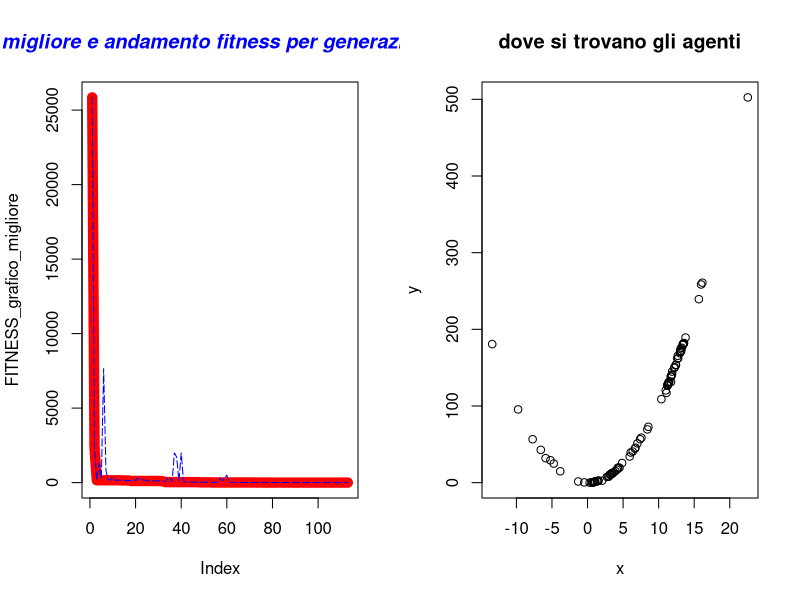

Recreate this plot in R.
#  Author Nicola Bernabè ver 1.0 8/11/2021
# the implemented version of the GA refers to the following Journal: 
#

#prendo 2 individui che saranno i genitori presi casualmente dalla popolazione
aggiornamento_posizione<-function(Sciame,MAX_DIMENSION_Sciame,j_iterazioni_particelle,C_1,C_2,W,ub,lb,BEST_FITNESS,min_max,FUNZIONE_COSTO){
    
    Sciame[3,j_iterazioni_particelle]<-W*Sciame[3,j_iterazioni_particelle]+C_1*runif(1,  0,1)*(BEST_FITNESS[1]-Sciame[1,j_iterazioni_particelle])+C_2*runif(1,  0,1)*(Sciame[5,j_iterazioni_particelle]-Sciame[1,j_iterazioni_particelle])#vx
    Sciame[4,j_iterazioni_particelle]<-W*Sciame[4,j_iterazioni_particelle]+C_1*runif(1,  0,1)*(BEST_FITNESS[2]-Sciame[2,j_iterazioni_particelle])+C_2*runif(1,  0,1)*(Sciame[6,j_iterazioni_particelle]-Sciame[2,j_iterazioni_particelle])#vy
    Sciame[1,j_iterazioni_particelle]<-Sciame[1,j_iterazioni_particelle]+Sciame[3,j_iterazioni_particelle]
    Sciame[2,j_iterazioni_particelle]<-Sciame[2,j_iterazioni_particelle]+Sciame[4,j_iterazioni_particelle]
    
    if(Sciame[1,j_iterazioni_particelle]>ub[1]){
        Sciame[1,j_iterazioni_particelle]<-ub[1]
    }
    if(Sciame[1,j_iterazioni_particelle]<lb[1]){
        Sciame[1,j_iterazioni_particelle]<-lb[1]
    }
    if(Sciame[2,j_iterazioni_particelle]>ub[2]){
        Sciame[2,j_iterazioni_particelle]<-ub[2]
    }
    if(Sciame[2,j_iterazioni_particelle]<lb[2]){
        Sciame[2,j_iterazioni_particelle]<-lb[2]
    }
    fitness<-FUNZIONE_COSTO(Sciame[1,j_iterazioni_particelle],Sciame[2,j_iterazioni_particelle])
    if(fitness<Sciame[7,j_iterazioni_particelle] && min_max==-1){#minimizzare
        Sciame[7,j_iterazioni_particelle]<-fitness
        Sciame[5,j_iterazioni_particelle]<- Sciame[1,j_iterazioni_particelle]
        Sciame[6,j_iterazioni_particelle]<- Sciame[2,j_iterazioni_particelle]
    }else if(fitness>Sciame[7,j_iterazioni_particelle] && min_max==1){#massimizzare
        Sciame[7,j_iterazioni_particelle]<-fitness
        Sciame[5,j_iterazioni_particelle]<- Sciame[1,j_iterazioni_particelle]
        Sciame[6,j_iterazioni_particelle]<- Sciame[2,j_iterazioni_particelle]
    }
    Sciame[8,j_iterazioni_particelle]<-fitness

    return(Sciame)
}

#aggiorni migliore fitness
aggiorna_fitness<-function(BEST_FITNESS,Migliore_fitness_generazione){
            BEST_FITNESS[1]<-Migliore_fitness_generazione[1]
            BEST_FITNESS[2]<-Migliore_fitness_generazione[2]
            BEST_FITNESS[3]<-Migliore_fitness_generazione[3]
    return(BEST_FITNESS)


}

#scorro su tutti gli individui e cerco il fitneess migliore
controllo_migliore_fitness<-function(Sciame,min_max){
    BEST_FITNESS<-c(Sciame[1,1],Sciame[2,1],Sciame[7,1])
    for(i in 2:dim(Sciame)[2]) {
        #message("controllo best ",BEST_FITNESS[3]," ",Sciame[7,i])
        if(BEST_FITNESS[3]>Sciame[8,i] && min_max==-1){#ricordo che la riga 8 è fitness corrente
            BEST_FITNESS[1]<-Sciame[1,i]#x corrente
            BEST_FITNESS[2]<-Sciame[2,i]#y corrente
            BEST_FITNESS[3]<-Sciame[8,i]#fitess corrente

        }else if(BEST_FITNESS[3]<Sciame[8,i]  && min_max==1){
            BEST_FITNESS[1]<-Sciame[1,i]#x corrente
            BEST_FITNESS[2]<-Sciame[2,i]#y corrente
            BEST_FITNESS[3]<-Sciame[8,i]#fitess corrente


        }


    }
    return(c(BEST_FITNESS[1],BEST_FITNESS[2],BEST_FITNESS[3]))
}






#inizializzo la matrice
inizializzazione<-function(ub, lb,MAX_UNKNOWNS,MAX_DIMENSION_Sciame,W,FUNZIONE_COSTO){
    Sciame<-matrix(1:1,nrow <- (MAX_UNKNOWNS*3)+2, ncol <- MAX_DIMENSION_Sciame)#oltre alla x e y ci aggiungo le 2 velocità, poi anche le x e y migliori della particella anche la fitness migliore della particella e quella corrente
    numero_casuale_x<-1
    numero_casuale_y <-1
    for(i in 1:dim(Sciame)[2]) {
        numero_casuale_x <- runif(1, lb[1],ub[1] )
        numero_casuale_y <- runif(1,  lb[2],ub[2])
        Sciame[1,i] <-numero_casuale_x
        Sciame[2,i] <-numero_casuale_y
        Sciame[3,i]<-W
        Sciame[4,i]<-W
        Sciame[5,i]<-Sciame[1,i]#migliore della particella x
        Sciame[6,i]<-Sciame[2,i]#migliore della particella y
        Sciame[7,i] <-FUNZIONE_COSTO(Sciame[1,i],Sciame[2,i])#usero solo per una volta questa fitness per calcolare la velocità sia per soluzione relativa migliore alla particella,sia per soluzione globale
        Sciame[8,i] <-FUNZIONE_COSTO(Sciame[1,i],Sciame[2,i])#fitness corrente
    }

    return (Sciame)
}
aggiorno_file_individui<-function(Sciame,MAX_DIMENSION_Sciame,generazione){
                individuo<-c()
                x<-c()
                y<-c()
                fitness<-c()
                for(i in 1:MAX_DIMENSION_Sciame) {
                    x<-c(x,Sciame[1,i])
                    y<-c(y,Sciame[2,i])
                    fitness<-c(fitness,Sciame[3,i])
                    
                    }
            df<-data.frame(x,y,fitness)
            #nome_file<-"generazione"+generazione+".cvs"
            nome_file = paste("PSO generazione ",generazione,".txt",sep="")
            #write.csv(df, file=nome_file,sep=";",row.names=FALSE)
            write.table(df, file= nome_file,sep=";",row.names=FALSE)
            }

mainPSO<-function(ub,lb,MAX_UNKNOWNS,MAX_DIMENSION_Sciame,Generazioni,STAZIONARIETA,min_max,stampo_generazione,precisione,C_1,C_2,W,FUNZIONE_COSTO){
    

    
    Sciame<-inizializzazione(ub, lb,MAX_UNKNOWNS,MAX_DIMENSION_Sciame,W,FUNZIONE_COSTO)#inizializzo la popolazione
    BEST_FITNESS<-controllo_migliore_fitness(Sciame,min_max)
    FITNESS_grafico_migliore<-c()
    FITNESS_grafico_migliore_generazione<-c()
    #iterazioni calcolo per trovare il minimo
    indice_stazionarieta<-0#aumenta ad ogni generazione
    n_generazioni<-0

 

    for(i in 1:Generazioni){
        n_generazioni<-i
        for(j_iterazioni_particelle in 1:MAX_DIMENSION_Sciame){#muovo tutte le particelle una volta
            Sciame<-aggiornamento_posizione(Sciame,MAX_DIMENSION_Sciame,j_iterazioni_particelle,C_1,C_2,W,ub,lb,BEST_FITNESS,min_max,FUNZIONE_COSTO)
        }
        Migliore_fitness_generazione<-controllo_migliore_fitness(Sciame,min_max)
        
        #print(Migliore_fitness_generazione)
        if(Migliore_fitness_generazione[3]<BEST_FITNESS[3]  && min_max==-1){#minimizzo
            BEST_FITNESS<-aggiorna_fitness(BEST_FITNESS,Migliore_fitness_generazione)
            indice_stazionarieta=0#ritorno a 0 la stazionarietà
            message("migliore soluzione-> x ",BEST_FITNESS[1]," y ",BEST_FITNESS[2]," fitness ",BEST_FITNESS[3])
        }else if(Migliore_fitness_generazione[3]>BEST_FITNESS[3]  && min_max==1){#minimizzo
            BEST_FITNESS<-aggiorna_fitness(BEST_FITNESS,Migliore_fitness_generazione)
            indice_stazionarieta=0#ritorno a 0 la stazionarietà
            message("migliore soluzione-> x ",BEST_FITNESS[1]," y ",BEST_FITNESS[2]," fitness ",BEST_FITNESS[3])
        }
        FITNESS_grafico_migliore<-c(FITNESS_grafico_migliore,BEST_FITNESS[3])
        FITNESS_grafico_migliore_generazione<-c(FITNESS_grafico_migliore_generazione,Migliore_fitness_generazione[3])

        if(indice_stazionarieta>=STAZIONARIETA){
            message("troppo stazionaria ","generazione-> ",i," stazionario->",indice_stazionarieta)
            aggiorno_file_individui(Sciame,MAX_DIMENSION_Sciame,i)
            break
        }else{
            indice_stazionarieta=indice_stazionarieta+1
        }
        if((i%%stampo_generazione)==0){#stampo così so che sta facendo qualcosa
        
            message("generazione-> ",i," stazionario->",indice_stazionarieta)
            aggiorno_file_individui(Sciame,MAX_DIMENSION_Sciame,i)

        }
        if(BEST_FITNESS[3]<precisione && min_max==-1){
            message("finito algoritmo PSO, sono riuscito ad avere una soluzione molto buona ed è ",BEST_FITNESS[3]," alla generazione-> ",i)
            aggiorno_file_individui(Sciame,MAX_DIMENSION_Sciame,i)
            break
        }else if(BEST_FITNESS[3]>precisione && min_max==1){
            message("finito algoritmo PSO, sono riuscito ad avere una soluzione molto buona ed è ",BEST_FITNESS[3]," alla generazione-> ",i)
            aggiorno_file_individui(Sciame,MAX_DIMENSION_Sciame,i)
            break
        }
    }
    windows()
    par(mfrow=c(1,2))
    plot(FITNESS_grafico_migliore, type="l", col="red",lwd=10)
    lines(FITNESS_grafico_migliore_generazione, type="l", col="blue",lty=5)
    title(main="migliore e andamento fitness per generazione", col.main="blue", font.main="4")
    
    x_particelle<-c()
    y_particelle<-c()
    for(x_y in 1:MAX_DIMENSION_Sciame){
        x_particelle<-c(x_particelle,Sciame[5,x_y])
        y_particelle<-c(y_particelle,Sciame[6,x_y])

    }

    plot(x_particelle, y_particelle, xlab="x",ylab="y", main="dove si trovano gli agenti") 

BEST_FITNESS<-list(BEST_FITNESS,"PSO",n_generazioni)
 return(BEST_FITNESS)
}


#riesco a trovare la soluzione con questi intervalli 
#ub<-c(1000000000,1000000000)  # upper bound of the unknowns
#lb<-c(-1000000000,-1000000000)  #lower bound of the unknowns
#W=0.3

#milione
#ub<-c(1000000,1000000)  # upper bound of the unknowns
#lb<-c(-1000000,-1000000)  #lower bound of the unknowns
#W=0.3

#ub<-c(10000,10000)  # upper bound of the unknowns
#lb<-c(-10000,-10000)  #lower bound of the unknowns
#W=0.1

#ub<-c(100,100)  # upper bound of the unknowns
#lb<-c(-100,-100)  #lower bound of the unknowns
ub<-c(512,512)  
lb<-c(-512,-512)
#ub<-c(5,5)  # upper bound of the unknowns
#lb<-c(-5,-5)  #lower bound of the unknowns
#ub<-c(20,20)  # upper bound of the unknowns
#lb<-c(-20,-20)  #lower bound of the unknowns
W=0.2
MAX_UNKNOWNS<-2  #numero variabili
MAX_DIMENSION_Sciame<-100#dimensione popolazione
Generazioni<-1000000
STAZIONARIETA<-10000
min_max<--1#-1 minimizzo,1 massimizzo
percentuale_generazione_stampo<-10  #ogni 10% delle generazioni fatte stampo su file tutti gli individui
stampo_generazione<-Generazioni/percentuale_generazione_stampo
#massimizzo
#precisione<-11.99999999#Parabolic Function
#precisione<-79.9999#rastrigin function 
#precisione<-415.2384791312#Parabolic Function

#minimizzo
precisione<-0.001#
#precisione<--0.999999#Easom function
#precisione<-0.2925789999#Schaffer function N. 4 f(0,+-1.25313)=0.292579
#precisione<--0.999999#per funzioni con minimo negativo
#precisione<--959.6406#Eggholder function   f(512,404.2319)=-959.6407   i domini x e y   ub<-c(512,512)  lb<-c(-512,-512)
#precisione<--2.06261 #CROSS-IN-TRAY FUNCTION
C_1<-2#forza attrazione cognitiva
C_2<-2#forza attrazione sociale


FUNZIONE_COSTO<-function(x,y){
    z<-(100*(y-(x)^2)^2)+(1-x)^2#FUNZIONE_COSTO banana  f(1,1)=0
    #z<-((1-x)^2)+100*((y-x^2))^2#Rosenbrock function constrained with a cubic and a line  sol f(1,1)=0
    #z<-(1.5-x+x*y)^2+(2.25-x+x*y^2)^2+(2.625-x+x*y^3)^2#Beale function f(3,0.5)=0
    #z<-0.26*(x^2+y^2)-0.48*x*y#Matyas function f(0,0)=0
    #z<-(sin(3*pi*x))^2+(x-1)^2*(1+sin(3*pi*y))+(y-1)^2*(1+(sin(2*pi*y))^2)#Lévi function N.13  f(1,1)=0
    #z<-0.5+((sin(x^2-y^2))^2-0.5)/(1+0.001*(x^2+y^2))^2#Schaffer function N. 2  f(0,0)=0
    #z<-2*x^2-1.05*x^4+(x^6/6)+x*y+y^2#THREE-HUMP CAMEL FUNCTION xi  [-5, 5]  f(0,0)=0
    #z<-100*sqrt(abs(y-0.01*x^2))+0.01*abs(x+10)#Bukin function N.6 f(-10,1)=0
    #z<--20*exp(-0.2*sqrt((1/2)*(x*x+y*y)))-exp(1/2*((cos(2*pi*x)+cos(2*pi*y))))+20+exp(1)#ACKLEY FUNCTION xi  [-32.768, 32.768]  f(0,0)=0


    #z<-0.5+(((cos(sin(abs(x^2-y^2))))^2 - 0.5)/((1 + 0.001*(x^2+y^2))^2))#Schaffer function N. 4 f(0,+-1.25313)=0.292579

    #con minimo negativo
    #z<--0.0001*(abs((sin(x)*sin(y)*exp(abs(100 - sqrt(x^2+y^2)/pi))))+1)^0.1#CROSS-IN-TRAY FUNCTION  xi  [-10, 10]  f(1.3491,-1.3491 | 1.3491,1.3491 | -1.3491,1.3491)=-2.06261
    #z<--cos(x)*cos(y)*exp(-((x-pi)^2+(y-pi)^2))#Easom function f(pi,pi)=-1  mettere precisione -0.999999
    
    #z<--(y+47)*sin(sqrt(abs(x/2+(y+47))))-x*sin(sqrt(abs(x-(y+47))))#Eggholder function   f(512,404.2319)=-959.6407    
    #precisione<--959.6406999
    #ub<-c(512,512)  
    #lb<-c(-512,-512)


    #massimizzare
    #z<-12-(x^2+y^2)/100 #Parabolic Function  f(0,0)=12 non so ma il massimo è 12
    #z<-80-(20+x^2+y^2-10*(cos(2*pi*x)+cos(2*pi*y)))#rastrigin function f(0,0)=80
    #z<-275-((x^4-16*x^2+5*x*0.5)+(y^4-16*y^2+5*y*0.5)+3)#Styblinski Function f(-2.8667,-2.8667)=414.23847913
    return (z)
}

soluzione<-mainPSO(ub,lb,MAX_UNKNOWNS,MAX_DIMENSION_Sciame,Generazioni,STAZIONARIETA,min_max,stampo_generazione,precisione,C_1,C_2,W,FUNZIONE_COSTO)
#print(soluzione)

algoritmo<-c(soluzione[[2]][1])
x<-c(soluzione[[1]][1])
y<-c(soluzione[[1]][2])
fitness<-c(soluzione[[1]][3])
generazioni_soluzione<-c(soluzione[[3]][1])
df<-data.frame(algoritmo,x,y,fitness,generazioni_soluzione)
write.table(df, file="soluzione PSO.txt",sep=";",row.names=FALSE)